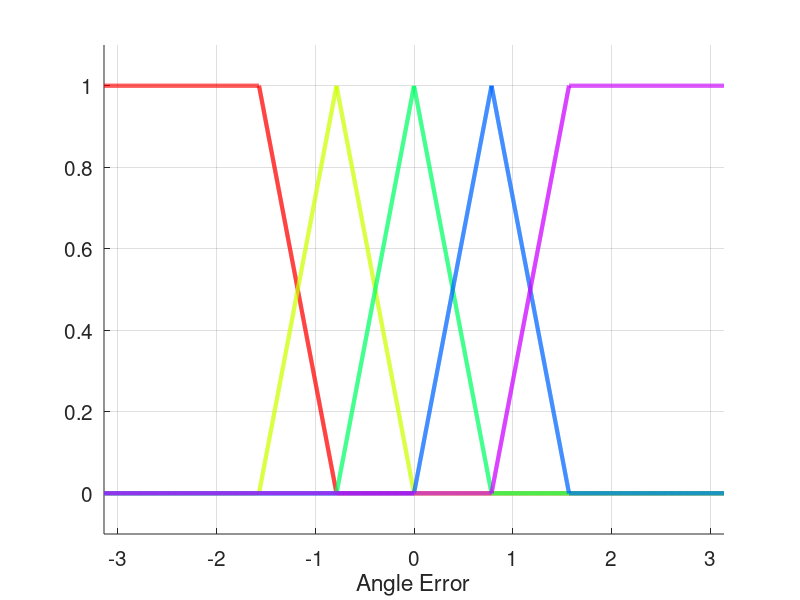
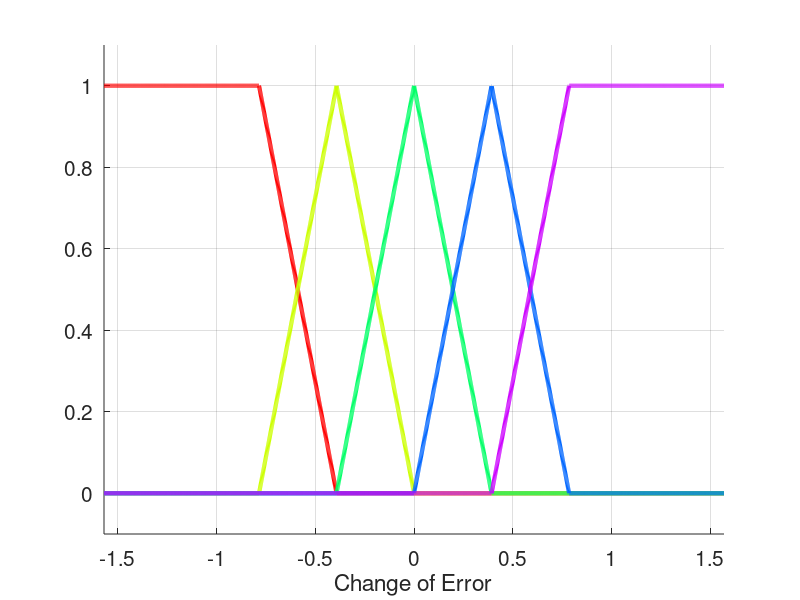
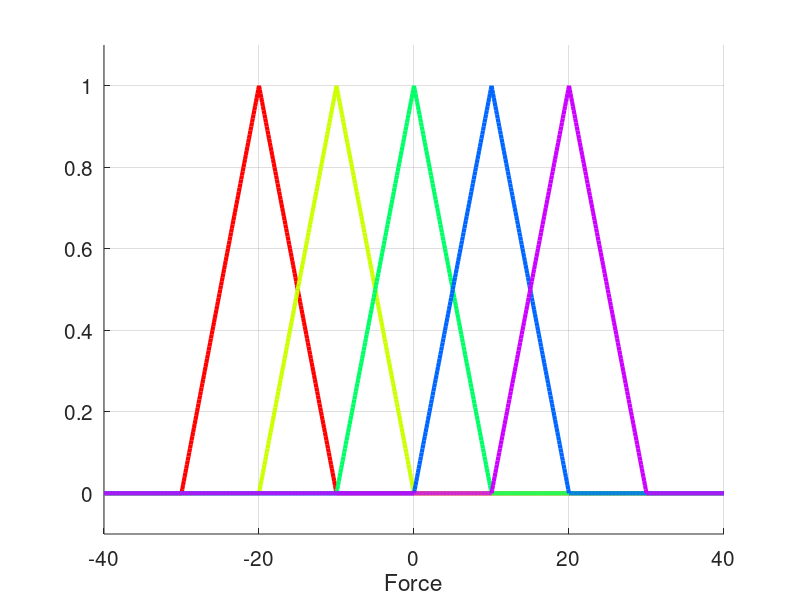

Here is the MATLAB script that generated these plots, in order:
function test_membershipfunction(varargin)
% Plot membership functions of e, de and F
% test_membershipfunction(functiontype,e,de,F,centerpoint,width)
% Inputs:
%   functiontype: membership function type, default is 'triangle'
%   e: range of e, default is -pi:0.001:pi
%   de: range of de, default is -pi/2:0.001:pi/2
%   F: range of F, default is -40:0.1:40
%   centerpoint: center point of membership functions, default is [-pi/2 -pi/4 0 pi/4 pi/2;-pi/4 -pi/8 0 pi/8 pi/4;-20 -10 0 10 20]
%   width: bottom width of membership function, default is [pi/2 pi/2 pi/2 pi/2 pi/2;pi/4 pi/4 pi/4 pi/4 pi/4;20 20 20 20 20]
% Outputs:
%   figure 1: membership function of e
%   figure 2: membership function of de
%   figure 3 membership function of F

if mod(length(varargin),2)==1
    error('Error input. input should be (''t_0'',10)')
end
% Generate default values
functiontype='triangle';
e=-pi:0.001:pi;
de=-pi/2:0.001:pi/2;
F=-40:0.1:40;
centerpoint=[-pi/2 -pi/4 0 pi/4 pi/2;-pi/4 -pi/8 0 pi/8 pi/4;-20 -10 0 10 20];
width=[pi/2 pi/2 pi/2 pi/2 pi/2;pi/4 pi/4 pi/4 pi/4 pi/4;20 20 20 20 20];
% Get inputs
for i=1:2:length(varargin)
    if strcmpi(varargin{i},'centerpoint')
        centerpoint=varargin{i+1};
    elseif strcmpi(varargin{i},'width')
        width=varargin{i+1};
    elseif strcmpi(varargin{i},'functiontype')
        functiontype=varargin{i+1};
    elseif strcmpi(varargin{i},'e')
        e=varargin{i+1};
    elseif strcmpi(varargin{i},'de')
        de=varargin{i+1};
    elseif strcmpi(varargin{i},'F')
        F=varargin{i+1};
    end
end
% Begin to build membership functions
M=size(centerpoint,2);
N=M;
if strcmpi(functiontype,'triangle')
    function_1_define=@(e,c,w) 1.*(e<c)...
                                +(-2./w.*e+(1+2.*c./w)).*(e>=c & e<(c+w./2))...
                                +0.*(e>=(c+w./2));
    function_2_define=@(e,c,w) 0.*(e<(c-w./2))...
                                +(2./w.*e+(1-2.*c./w)).*(e>=(c-w./2)&e<c)...
                                +(-2./w.*e+(1+2.*c./w)).*(e>=c & e<(c+w./2))...
                                +0.*(e>=(c+w./2));
    function_3_define=@(e,c,w) 0.*(e<(c-w./2))...
                                +(2./w.*e+(1-2.*c./w)).*(e>=(c-w./2)&e<c)...
                                +1.*(e>c);
    % Create membership function for e
    function_e_store=cell(1,M);
    function_e_store{1}=@(e) function_1_define(e,centerpoint(1,1),width(1,1));
    for i=2:M-1
        center=centerpoint(1,i);
        widthvalue=width(1,i);
        function_e_store{i}=@(e) function_2_define(e,center,widthvalue);
    end
    function_e_store{M}=@(e) function_3_define(e,centerpoint(1,M),width(1,M));
    % Create membership function for de
    function_de_store=cell(1,M);
    function_de_store{1}=@(de) function_1_define(de,centerpoint(2,1),width(2,1));
    for i=2:M-1
        center=centerpoint(2,i);
        widthvalue=width(2,i);
        function_de_store{i}=@(de) function_2_define(de,center,widthvalue);
    end
    function_de_store{M}=@(de) function_3_define(de,centerpoint(2,M),width(2,M));
    % Create membership function for F
    function_F_store=cell(1,M);
    for i=1:M
        center=centerpoint(3,i);
        widthvalue=width(3,i);
        function_F_store{i}=@(F) function_2_define(F,center,widthvalue);
    end
elseif strcmpi(functiontype,'Gaussian')
    function_1_define=@(e,c,w) 1.*(e<c)...
                                +sqrt(2*pi).*(w./8).*normpdf(e,c,w./8).*(e>=c);
    function_2_define=@(e,c,w) sqrt(2*pi).*(w./8).*normpdf(e,c,w./8);
    function_3_define=@(e,c,w) sqrt(2*pi).*(w./8).*normpdf(e,c,w./8).*(e<c)...
                                +1.*(e>=c);
    % Create membership function for e
    function_e_store=cell(1,M);
    function_e_store{1}=@(e) function_1_define(e,centerpoint(1,1),width(1,1));
    for i=2:M-1
        center=centerpoint(1,i);
        widthvalue=width(1,i);
        function_e_store{i}=@(e) function_2_define(e,center,widthvalue);
    end
    function_e_store{M}=@(e) function_3_define(e,centerpoint(1,M),width(1,M));
    % Create membership function for de
    function_de_store=cell(1,M);
    function_de_store{1}=@(de) function_1_define(de,centerpoint(2,1),width(2,1));
    for i=2:M-1
        center=centerpoint(2,i);
        widthvalue=width(2,i);
        function_de_store{i}=@(de) function_2_define(de,center,widthvalue);
    end
    function_de_store{M}=@(de) function_3_define(de,centerpoint(2,M),width(2,M));
    % Create membership function for F
    function_F_store=cell(1,M);
    for i=1:M
        center=centerpoint(3,i);
        widthvalue=width(3,i);
        function_F_store{i}=@(F) function_2_define(F,center,widthvalue);
    end
else
    error('Membership function type is not supported')
end

% Plot result
fontsize=15;
linewidth=3;
marksize=10;
c=hsv(M);
figure;
hold on
for i=1:M
plot(e,function_e_store{i}(e),'LineWidth',linewidth,'MarkerSize',marksize,'Color',c(i,:))
end
grid on;
axis([min(e) max(e) -0.1 1.1])
xlabel('Angle Error','FontSize',fontsize)
set(gca,'FontSize',fontsize);

figure;
hold on
for i=1:M
plot(de,function_de_store{i}(de),'LineWidth',linewidth,'MarkerSize',marksize,'Color',c(i,:))
end
grid on;
axis([min(de) max(de) -0.1 1.1])
xlabel('Change of Error','FontSize',fontsize)
set(gca,'FontSize',fontsize);

figure;
hold on
for i=1:M
plot(F,function_F_store{i}(F),'LineWidth',linewidth,'MarkerSize',marksize,'Color',c(i,:))
end
grid on;
axis([min(F) max(F) -0.1 1.1])
xlabel('Force','FontSize',fontsize)
set(gca,'FontSize',fontsize);
